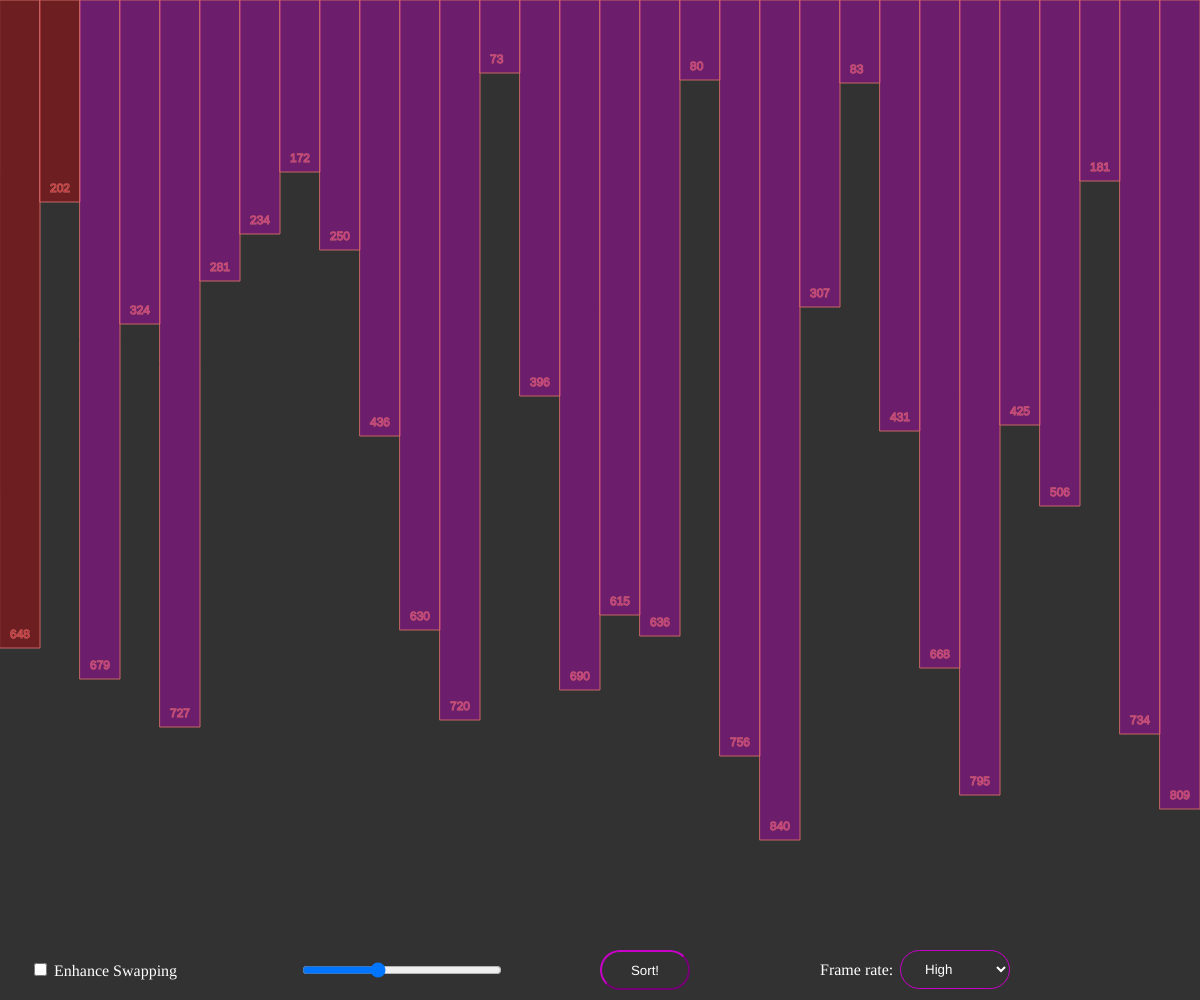
Frame 1 (no input)
Frame 60 (no input): identical to frame 1, image omitted
Frame 120 (the mouse pressed at the canvas centre since frame 60): identical to frame 1, image omitted

The p5.js sketch that drew this single still picture (run headless with seeded random() and noise() and a simulated clock; from frame 60 on, the mouse is pressed at the canvas centre):

// p5.js sketch
// ── sketch.js
let index_i = 0;
let index_j = 0;

let size = 40; // size of the bars (40 or greater displays numbers)
let apply_sleep = false; // enhances swap animation at low fr
let fr = 300; // 1 - slowest, 300 - fastest

let array = [];
let sorted = false;

let startSorting = false;

let slider;
let sortButton;
let selectFR;
let swapCheckbox;

const createArray = (windowWidth, size) => {
  array = [];
  for (let i = 0; i < Math.floor(windowWidth / size); i++)
    // array.push(Math.floor(random(20, height - 100)));
    array[i] = Math.floor(random(20, height - 100));
};

function setup() {
  createCanvas(windowWidth, windowHeight);
  createArray(windowWidth, size);
  frameRate(fr);

  swapCheckbox = createCheckbox("  Enhance Swapping", false);
  swapCheckbox.position(30, windowHeight - 40);
  swapCheckbox.style("color: white;");
  swapCheckbox.changed(() => {
    // Follow the box both ways - assigning `true` here meant unticking it
    // could never turn the slow-motion animation back off.
    apply_sleep = swapCheckbox.checked();
  });

  sortButton = createButton("Sort!");
  sortButton.position(windowWidth / 2, windowHeight - 50);
  sortButton.size(90, 40);
  sortButton.style(
    "background-color : transparent; color : white; outline: none; border-color: rgb(200, 0, 200, 100); border-radius: 20px"
  );

  slider = createSlider(5, 100, 40, 0);
  slider.position(windowWidth / 4, windowHeight - 40);
  slider.style("width: 200px; background: rgba(200, 0, 200, 100);");

  speedtext = createP("Frame rate: ");
  speedtext.position((2.8 * windowWidth - 80) / 4, windowHeight - 55);
  speedtext.style("color: white");

  selectFR = createSelect();
  selectFR.style(
    "background : transparent; color : white; outline: none; border-color: rgb(200, 0, 200, 100); border-radius: 20px; padding-right: 20px; padding-left: 20px; padding-top: 10px; padding-bottom: 10px"
  );
  selectFR.position((3 * windowWidth) / 4, windowHeight - 50);
  selectFR.option("High");
  selectFR.option("Medium");
  selectFR.option("Low");

  selectFR.changed(() => {
    if (selectFR.value() === "High") fr = 300;
    else if (selectFR.value() === "Medium") fr = 10;
    else fr = 1;
  });

  sortButton.mousePressed(() => {
    startSorting = true;
    sortButton.style("color : grey; border-color: grey;");
    sortButton.attribute("disabled", true);
    slider.attribute("disabled", true);
    swapCheckbox.attribute("disabled", true);
  });
}

const sleep = () =>
  new Promise((resolve, _reject) => {
    setTimeout(function () {
      resolve("Have a nap.");
    }, 1250);
  });

async function draw() {
  background(50);
  frameRate(fr);

  let change = slider.value();
  if (change !== size) {
    size = change;
    createArray(windowWidth, change);
  }

  for (let i = 0; i < array.length; i++) {
    stroke(200, 100, 100);
    fill(200, 0, 200, 100);
    if (!(index_i < array.length - index_j - 1)) {
      index_i = 0;
      index_j++;
    }
    if ((array[i] && array[i + 1] && i === index_i) || i === index_i + 1) {
      fill(200, 0, 10, 100);
    }
    rect(i * size, 0, size, array[i]);
    if (size >= 40) text(array[i], i * size + size / 4, array[i] - 10);
  }

  if (startSorting) {
    if (apply_sleep) await sleep();

    // BUBBLE SORT

    let swap;

    if (index_j < array.length - 1) {
      if (index_i < array.length - index_j - 1) {
        if (array[index_i] > array[index_i + 1]) {
          swap = array[index_i];
          array[index_i] = array[index_i + 1];
          array[index_i + 1] = swap;

          clear();
          background(50);
          for (let i = 0; i < array.length; i++) {
            stroke(200, 100, 100);
            fill(200, 0, 200, 100);
            if (
              (array[i] && array[i + 1] && i === index_i) ||
              i === index_i + 1
            ) {
              fill(10, 0, 100);
            }
            rect(i * size, 0, size, array[i]);
            if (size >= 40) {
              textSize(12);
              text(array[i], i * size + size / 4, array[i] - 10);
            }
          }
        }

        index_i++;
      }
    } else {
      sorted = true;
    }

    if (sorted) {
      console.log("Sorted!");
      noLoop();
      return;
    }
  }
}
